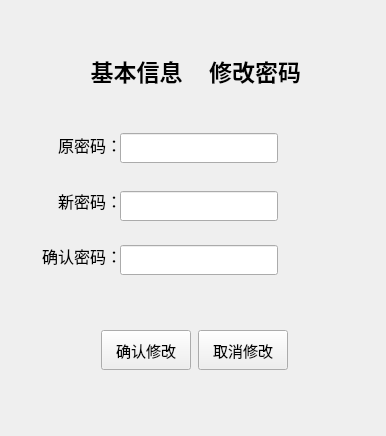
<?xml version="1.0" encoding="UTF-8"?>
<ui version="4.0">
 <class>stuInfo</class>
 <widget class="QWidget" name="stuInfo">
  <property name="geometry">
   <rect>
    <x>0</x>
    <y>0</y>
    <width>386</width>
    <height>436</height>
   </rect>
  </property>
  <property name="minimumSize">
   <size>
    <width>386</width>
    <height>436</height>
   </size>
  </property>
  <property name="maximumSize">
   <size>
    <width>386</width>
    <height>436</height>
   </size>
  </property>
  <property name="windowTitle">
   <string>Form</string>
  </property>
  <widget class="QStackedWidget" name="stackedWidget">
   <property name="geometry">
    <rect>
     <x>30</x>
     <y>110</y>
     <width>251</width>
     <height>221</height>
    </rect>
   </property>
   <property name="currentIndex">
    <number>0</number>
   </property>
   <widget class="QWidget" name="page">
    <widget class="QWidget" name="verticalLayoutWidget_2">
     <property name="geometry">
      <rect>
       <x>10</x>
       <y>20</y>
       <width>82</width>
       <height>161</height>
      </rect>
     </property>
     <layout class="QVBoxLayout" name="verticalLayout_3">
      <item>
       <widget class="QLabel" name="label">
        <property name="minimumSize">
         <size>
          <width>0</width>
          <height>30</height>
         </size>
        </property>
        <property name="font">
         <font>
          <family>华文中宋</family>
          <pointsize>12</pointsize>
         </font>
        </property>
        <property name="layoutDirection">
         <enum>Qt::LeftToRight</enum>
        </property>
        <property name="text">
         <string>原密码：</string>
        </property>
        <property name="alignment">
         <set>Qt::AlignRight|Qt::AlignTrailing|Qt::AlignVCenter</set>
        </property>
       </widget>
      </item>
      <item>
       <spacer name="verticalSpacer">
        <property name="orientation">
         <enum>Qt::Vertical</enum>
        </property>
        <property name="sizeHint" stdset="0">
         <size>
          <width>20</width>
          <height>18</height>
         </size>
        </property>
       </spacer>
      </item>
      <item>
       <widget class="QLabel" name="label_2">
        <property name="minimumSize">
         <size>
          <width>0</width>
          <height>30</height>
         </size>
        </property>
        <property name="font">
         <font>
          <family>华文中宋</family>
          <pointsize>12</pointsize>
         </font>
        </property>
        <property name="text">
         <string>新密码：</string>
        </property>
        <property name="alignment">
         <set>Qt::AlignRight|Qt::AlignTrailing|Qt::AlignVCenter</set>
        </property>
       </widget>
      </item>
      <item>
       <spacer name="verticalSpacer_2">
        <property name="orientation">
         <enum>Qt::Vertical</enum>
        </property>
        <property name="sizeHint" stdset="0">
         <size>
          <width>20</width>
          <height>18</height>
         </size>
        </property>
       </spacer>
      </item>
      <item>
       <widget class="QLabel" name="label_3">
        <property name="minimumSize">
         <size>
          <width>0</width>
          <height>30</height>
         </size>
        </property>
        <property name="font">
         <font>
          <family>华文中宋</family>
          <pointsize>12</pointsize>
         </font>
        </property>
        <property name="text">
         <string>确认密码：</string>
        </property>
        <property name="alignment">
         <set>Qt::AlignRight|Qt::AlignTrailing|Qt::AlignVCenter</set>
        </property>
       </widget>
      </item>
      <item>
       <spacer name="verticalSpacer_3">
        <property name="orientation">
         <enum>Qt::Vertical</enum>
        </property>
        <property name="sizeHint" stdset="0">
         <size>
          <width>20</width>
          <height>18</height>
         </size>
        </property>
       </spacer>
      </item>
     </layout>
    </widget>
    <widget class="QWidget" name="verticalLayoutWidget">
     <property name="geometry">
      <rect>
       <x>90</x>
       <y>20</y>
       <width>160</width>
       <height>167</height>
      </rect>
     </property>
     <layout class="QVBoxLayout" name="verticalLayout_2">
      <item>
       <widget class="QLineEdit" name="pwd">
        <property name="sizePolicy">
         <sizepolicy hsizetype="Fixed" vsizetype="Fixed">
          <horstretch>0</horstretch>
          <verstretch>0</verstretch>
         </sizepolicy>
        </property>
        <property name="minimumSize">
         <size>
          <width>158</width>
          <height>30</height>
         </size>
        </property>
        <property name="maximumSize">
         <size>
          <width>158</width>
          <height>23</height>
         </size>
        </property>
        <property name="echoMode">
         <enum>QLineEdit::PasswordEchoOnEdit</enum>
        </property>
        <property name="readOnly">
         <bool>false</bool>
        </property>
       </widget>
      </item>
      <item>
       <widget class="QLabel" name="label_psw">
        <property name="text">
         <string/>
        </property>
       </widget>
      </item>
      <item>
       <widget class="QLineEdit" name="newPwd">
        <property name="sizePolicy">
         <sizepolicy hsizetype="Fixed" vsizetype="Fixed">
          <horstretch>0</horstretch>
          <verstretch>0</verstretch>
         </sizepolicy>
        </property>
        <property name="minimumSize">
         <size>
          <width>158</width>
          <height>30</height>
         </size>
        </property>
        <property name="maximumSize">
         <size>
          <width>158</width>
          <height>23</height>
         </size>
        </property>
        <property name="echoMode">
         <enum>QLineEdit::PasswordEchoOnEdit</enum>
        </property>
        <property name="readOnly">
         <bool>false</bool>
        </property>
       </widget>
      </item>
      <item>
       <widget class="QLabel" name="label_newpsw">
        <property name="text">
         <string/>
        </property>
       </widget>
      </item>
      <item>
       <widget class="QLineEdit" name="newPwd2">
        <property name="sizePolicy">
         <sizepolicy hsizetype="Fixed" vsizetype="Fixed">
          <horstretch>0</horstretch>
          <verstretch>0</verstretch>
         </sizepolicy>
        </property>
        <property name="minimumSize">
         <size>
          <width>158</width>
          <height>30</height>
         </size>
        </property>
        <property name="maximumSize">
         <size>
          <width>158</width>
          <height>30</height>
         </size>
        </property>
        <property name="text">
         <string/>
        </property>
        <property name="echoMode">
         <enum>QLineEdit::PasswordEchoOnEdit</enum>
        </property>
        <property name="placeholderText">
         <string/>
        </property>
       </widget>
      </item>
      <item>
       <widget class="QLabel" name="label_newpsw2">
        <property name="text">
         <string/>
        </property>
       </widget>
      </item>
     </layout>
    </widget>
    <widget class="QLabel" name="pswNote">
     <property name="geometry">
      <rect>
       <x>100</x>
       <y>190</y>
       <width>54</width>
       <height>16</height>
      </rect>
     </property>
     <property name="text">
      <string/>
     </property>
    </widget>
   </widget>
   <widget class="QWidget" name="page_2">
    <widget class="QWidget" name="verticalLayoutWidget_3">
     <property name="geometry">
      <rect>
       <x>30</x>
       <y>20</y>
       <width>41</width>
       <height>181</height>
      </rect>
     </property>
     <layout class="QVBoxLayout" name="verticalLayout">
      <item>
       <widget class="QLabel" name="label_id">
        <property name="font">
         <font>
          <family>华文中宋</family>
          <pointsize>11</pointsize>
         </font>
        </property>
        <property name="text">
         <string>账号:</string>
        </property>
        <property name="alignment">
         <set>Qt::AlignRight|Qt::AlignTrailing|Qt::AlignVCenter</set>
        </property>
       </widget>
      </item>
      <item>
       <spacer name="verticalSpacer_5">
        <property name="orientation">
         <enum>Qt::Vertical</enum>
        </property>
        <property name="sizeHint" stdset="0">
         <size>
          <width>20</width>
          <height>13</height>
         </size>
        </property>
       </spacer>
      </item>
      <item>
       <widget class="QLabel" name="label_name">
        <property name="font">
         <font>
          <family>华文中宋</family>
          <pointsize>11</pointsize>
         </font>
        </property>
        <property name="text">
         <string>姓名:</string>
        </property>
        <property name="alignment">
         <set>Qt::AlignRight|Qt::AlignTrailing|Qt::AlignVCenter</set>
        </property>
       </widget>
      </item>
      <item>
       <spacer name="verticalSpacer_6">
        <property name="orientation">
         <enum>Qt::Vertical</enum>
        </property>
        <property name="sizeHint" stdset="0">
         <size>
          <width>20</width>
          <height>13</height>
         </size>
        </property>
       </spacer>
      </item>
      <item>
       <widget class="QLabel" name="label_major">
        <property name="font">
         <font>
          <family>华文中宋</family>
          <pointsize>11</pointsize>
         </font>
        </property>
        <property name="text">
         <string>专业:</string>
        </property>
        <property name="alignment">
         <set>Qt::AlignRight|Qt::AlignTrailing|Qt::AlignVCenter</set>
        </property>
       </widget>
      </item>
      <item>
       <spacer name="verticalSpacer_4">
        <property name="orientation">
         <enum>Qt::Vertical</enum>
        </property>
        <property name="sizeHint" stdset="0">
         <size>
          <width>20</width>
          <height>13</height>
         </size>
        </property>
       </spacer>
      </item>
      <item>
       <widget class="QLabel" name="label_tel">
        <property name="font">
         <font>
          <family>华文中宋</family>
          <pointsize>11</pointsize>
         </font>
        </property>
        <property name="text">
         <string>电话:</string>
        </property>
        <property name="alignment">
         <set>Qt::AlignRight|Qt::AlignTrailing|Qt::AlignVCenter</set>
        </property>
       </widget>
      </item>
      <item>
       <spacer name="verticalSpacer_7">
        <property name="orientation">
         <enum>Qt::Vertical</enum>
        </property>
        <property name="sizeHint" stdset="0">
         <size>
          <width>20</width>
          <height>13</height>
         </size>
        </property>
       </spacer>
      </item>
      <item>
       <widget class="QLabel" name="label_ad">
        <property name="font">
         <font>
          <family>华文中宋</family>
          <pointsize>11</pointsize>
         </font>
        </property>
        <property name="text">
         <string>住址:</string>
        </property>
        <property name="alignment">
         <set>Qt::AlignRight|Qt::AlignTrailing|Qt::AlignVCenter</set>
        </property>
       </widget>
      </item>
      <item>
       <spacer name="verticalSpacer_8">
        <property name="orientation">
         <enum>Qt::Vertical</enum>
        </property>
        <property name="sizeHint" stdset="0">
         <size>
          <width>20</width>
          <height>13</height>
         </size>
        </property>
       </spacer>
      </item>
     </layout>
    </widget>
    <widget class="QWidget" name="verticalLayoutWidget_4">
     <property name="geometry">
      <rect>
       <x>80</x>
       <y>10</y>
       <width>160</width>
       <height>191</height>
      </rect>
     </property>
     <layout class="QVBoxLayout" name="verticalLayout_4">
      <item>
       <widget class="QLineEdit" name="lineEdit_id">
        <property name="enabled">
         <bool>false</bool>
        </property>
        <property name="minimumSize">
         <size>
          <width>0</width>
          <height>25</height>
         </size>
        </property>
        <property name="readOnly">
         <bool>true</bool>
        </property>
       </widget>
      </item>
      <item>
       <widget class="QLineEdit" name="lineEdit_name">
        <property name="enabled">
         <bool>false</bool>
        </property>
        <property name="minimumSize">
         <size>
          <width>0</width>
          <height>25</height>
         </size>
        </property>
        <property name="maximumSize">
         <size>
          <width>16777215</width>
          <height>25</height>
         </size>
        </property>
        <property name="readOnly">
         <bool>true</bool>
        </property>
       </widget>
      </item>
      <item>
       <widget class="QLineEdit" name="lineEdit_major">
        <property name="enabled">
         <bool>false</bool>
        </property>
        <property name="maximumSize">
         <size>
          <width>16777215</width>
          <height>25</height>
         </size>
        </property>
        <property name="readOnly">
         <bool>true</bool>
        </property>
       </widget>
      </item>
      <item>
       <widget class="QLineEdit" name="lineEdit_tel">
        <property name="maximumSize">
         <size>
          <width>16777215</width>
          <height>25</height>
         </size>
        </property>
        <property name="focusPolicy">
         <enum>Qt::ClickFocus</enum>
        </property>
       </widget>
      </item>
      <item>
       <widget class="QLineEdit" name="lineEdit_address">
        <property name="maximumSize">
         <size>
          <width>16777215</width>
          <height>25</height>
         </size>
        </property>
        <property name="focusPolicy">
         <enum>Qt::ClickFocus</enum>
        </property>
       </widget>
      </item>
     </layout>
    </widget>
    <widget class="QLabel" name="baseNote">
     <property name="geometry">
      <rect>
       <x>100</x>
       <y>200</y>
       <width>54</width>
       <height>16</height>
      </rect>
     </property>
     <property name="text">
      <string/>
     </property>
    </widget>
   </widget>
  </widget>
  <widget class="QWidget" name="horizontalLayoutWidget_2">
   <property name="geometry">
    <rect>
     <x>80</x>
     <y>50</y>
     <width>231</width>
     <height>41</height>
    </rect>
   </property>
   <layout class="QHBoxLayout" name="horizontalLayout_2">
    <item>
     <widget class="QPushButton" name="base">
      <property name="font">
       <font>
        <family>华文中宋</family>
        <pointsize>17</pointsize>
        <bold>true</bold>
       </font>
      </property>
      <property name="text">
       <string>基本信息</string>
      </property>
      <property name="flat">
       <bool>true</bool>
      </property>
     </widget>
    </item>
    <item>
     <widget class="QPushButton" name="change_Psw">
      <property name="font">
       <font>
        <family>华文中宋</family>
        <pointsize>17</pointsize>
        <bold>true</bold>
       </font>
      </property>
      <property name="text">
       <string>修改密码</string>
      </property>
      <property name="flat">
       <bool>true</bool>
      </property>
     </widget>
    </item>
   </layout>
  </widget>
  <widget class="QWidget" name="horizontalLayoutWidget_3">
   <property name="geometry">
    <rect>
     <x>100</x>
     <y>330</y>
     <width>191</width>
     <height>41</height>
    </rect>
   </property>
   <layout class="QHBoxLayout" name="horizontalLayout_3">
    <item>
     <widget class="QPushButton" name="submit">
      <property name="maximumSize">
       <size>
        <width>90</width>
        <height>40</height>
       </size>
      </property>
      <property name="font">
       <font>
        <family>华文中宋</family>
        <pointsize>11</pointsize>
       </font>
      </property>
      <property name="text">
       <string>确认修改</string>
      </property>
     </widget>
    </item>
    <item>
     <widget class="QPushButton" name="cancel">
      <property name="maximumSize">
       <size>
        <width>90</width>
        <height>40</height>
       </size>
      </property>
      <property name="font">
       <font>
        <family>华文中宋</family>
        <pointsize>11</pointsize>
       </font>
      </property>
      <property name="text">
       <string>取消修改</string>
      </property>
     </widget>
    </item>
   </layout>
  </widget>
 </widget>
 <resources/>
 <connections/>
</ui>
